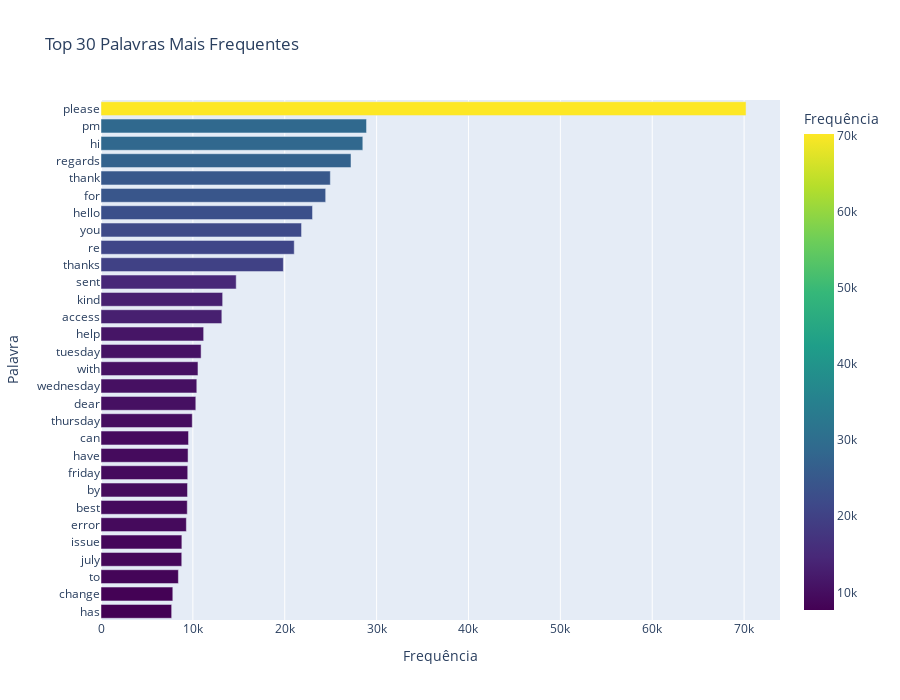

This figure's notebook cell:
### Code cell
fig = px.bar(
    top_words,
    x="Frequência",
    y="Palavra",
    orientation="h",
    title="Top 30 Palavras Mais Frequentes",
    color="Frequência",
    color_continuous_scale="Viridis"
)
fig.update_layout(
    yaxis={"categoryorder": "total ascending"},
    height=700,
    showlegend=False
)
fig.show()

### Figure 1 — Plotly figure (JSON) as saved in the notebook; plotly's stock layout.template omitted (floating-point values rounded to 4 significant figures)
{"data": [{"hovertemplate": "Frequência=%{marker.color}<br>Palavra=%{y}<extra></extra>", "legendgroup": "", "marker": {"color": [70212, 28902, 28498, 27212, 24962, 24456, 23025, 21828, 21034, 19852, 14717, 13241, 13153, 11173, 10896, 10555, 10428, 10320, 9935, 9526, 9476, 9441, 9418, 9390, 9291, 8802, 8790, 8424, 7816, 7691], "coloraxis": "coloraxis", "pattern": {"shape": ""}}, "name": "", "orientation": "h", "showlegend": false, "textposition": "auto", "type": "bar", "x": [70212, 28902, 28498, 27212, 24962, 24456, 23025, 21828, 21034, 19852, 14717, 13241, 13153, 11173, 10896, 10555, 10428, 10320, 9935, 9526, 9476, 9441, 9418, 9390, 9291, 8802, 8790, 8424, 7816, 7691], "xaxis": "x", "y": ["please", "pm", "hi", "regards", "thank", "for", "hello", "you", "re", "thanks", "sent", "kind", "access", "help", "tuesday", "with", "wednesday", "dear", "thursday", "can", "have", "friday", "by", "best", "error", "issue", "july", "to", "change", "has"], "yaxis": "y"}], "layout": {"barmode": "relative", "coloraxis": {"colorbar": {"title": {"text": "Frequência"}}, "colorscale": [[0, "#440154"], [0.1111, "#482878"], [0.2222, "#3e4989"], [0.3333, "#31688e"], [0.4444, "#26828e"], [0.5556, "#1f9e89"], [0.6667, "#35b779"], [0.7778, "#6ece58"], [0.8889, "#b5de2b"], [1, "#fde725"]]}, "height": 700, "legend": {"tracegroupgap": 0}, "showlegend": false, "title": {"text": "Top 30 Palavras Mais Frequentes"}, "xaxis": {"anchor": "y", "domain": [0, 1], "title": {"text": "Frequência"}}, "yaxis": {"anchor": "x", "categoryorder": "total ascending", "domain": [0, 1], "title": {"text": "Palavra"}}}}
